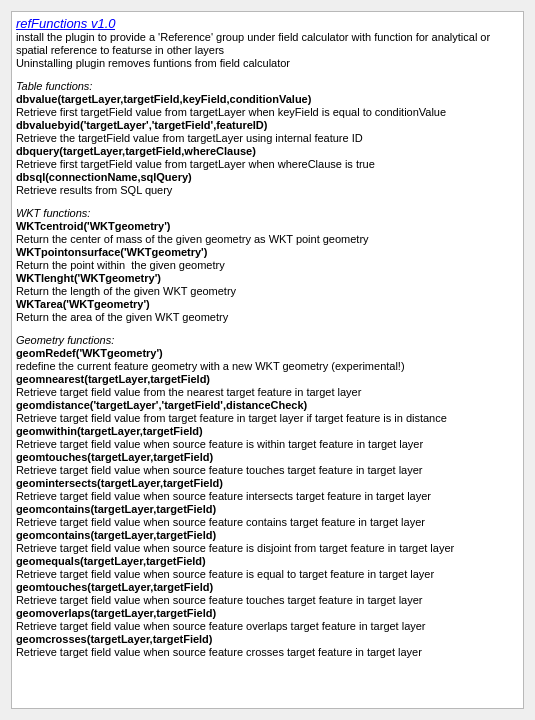
<?xml version="1.0" encoding="UTF-8"?>
<ui version="4.0">
 <class>refFunctionDialog</class>
 <widget class="QDialog" name="refFunctionDialog">
  <property name="geometry">
   <rect>
    <x>0</x>
    <y>0</y>
    <width>535</width>
    <height>720</height>
   </rect>
  </property>
  <property name="windowTitle">
   <string>refFunctions</string>
  </property>
  <layout class="QHBoxLayout" name="horizontalLayout">
   <item>
    <widget class="QTextEdit" name="textEdit">
     <property name="html">
      <string>&lt;!DOCTYPE HTML PUBLIC &quot;-//W3C//DTD HTML 4.0//EN&quot; &quot;http://www.w3.org/TR/REC-html40/strict.dtd&quot;&gt;
&lt;html&gt;&lt;head&gt;&lt;meta name=&quot;qrichtext&quot; content=&quot;1&quot; /&gt;&lt;style type=&quot;text/css&quot;&gt;
p, li { white-space: pre-wrap; }
&lt;/style&gt;&lt;/head&gt;&lt;body style=&quot; font-family:'MS Shell Dlg 2'; font-size:8.25pt; font-weight:400; font-style:normal;&quot;&gt;
&lt;p style=&quot; margin-top:0px; margin-bottom:0px; margin-left:0px; margin-right:0px; -qt-block-indent:0; text-indent:0px;&quot;&gt;&lt;a href=&quot;http://geogear.wordpress.com/2014/11/13/reffunctions-v1-0/&quot;&gt;&lt;span style=&quot; font-size:10pt; font-style:italic; text-decoration: underline; color:#0000ff;&quot;&gt;refFunctions v1.0&lt;/span&gt;&lt;/a&gt;&lt;/p&gt;
&lt;p style=&quot; margin-top:0px; margin-bottom:0px; margin-left:0px; margin-right:0px; -qt-block-indent:0; text-indent:0px;&quot;&gt;&lt;span style=&quot; font-size:8pt;&quot;&gt;install the plugin to provide a 'Reference' group under field calculator with function for analytical or spatial reference to featurse in other layers&lt;/span&gt;&lt;/p&gt;
&lt;p style=&quot; margin-top:0px; margin-bottom:0px; margin-left:0px; margin-right:0px; -qt-block-indent:0; text-indent:0px;&quot;&gt;&lt;span style=&quot; font-size:8pt;&quot;&gt;Uninstalling plugin removes funtions from field calculator&lt;/span&gt;&lt;/p&gt;
&lt;p style=&quot; margin-top:10px; margin-bottom:0px; margin-left:0px; margin-right:0px; -qt-block-indent:0; text-indent:0px;&quot;&gt;&lt;span style=&quot; font-size:8pt; font-style:italic;&quot;&gt;Table functions:&lt;/span&gt;&lt;/p&gt;
&lt;p style=&quot; margin-top:0px; margin-bottom:0px; margin-left:0px; margin-right:0px; -qt-block-indent:0; text-indent:0px;&quot;&gt;&lt;span style=&quot; font-size:8pt; font-weight:600;&quot;&gt;dbvalue(targetLayer,targetField,keyField,conditionValue)&lt;/span&gt;&lt;/p&gt;
&lt;p style=&quot; margin-top:0px; margin-bottom:0px; margin-left:0px; margin-right:0px; -qt-block-indent:0; text-indent:0px;&quot;&gt;&lt;span style=&quot; font-size:8pt;&quot;&gt;Retrieve first targetField value from targetLayer when keyField is equal to conditionValue&lt;/span&gt;&lt;/p&gt;
&lt;p style=&quot; margin-top:0px; margin-bottom:0px; margin-left:0px; margin-right:0px; -qt-block-indent:0; text-indent:0px;&quot;&gt;&lt;span style=&quot; font-size:8pt; font-weight:600;&quot;&gt;dbvaluebyid('targetLayer','targetField',featureID)&lt;/span&gt;&lt;/p&gt;
&lt;p style=&quot; margin-top:0px; margin-bottom:0px; margin-left:0px; margin-right:0px; -qt-block-indent:0; text-indent:0px;&quot;&gt;&lt;span style=&quot; font-size:8pt;&quot;&gt;Retrieve the targetField value from targetLayer using internal feature ID&lt;/span&gt;&lt;/p&gt;
&lt;p style=&quot; margin-top:0px; margin-bottom:0px; margin-left:0px; margin-right:0px; -qt-block-indent:0; text-indent:0px;&quot;&gt;&lt;span style=&quot; font-size:8pt; font-weight:600;&quot;&gt;dbquery(targetLayer,targetField,whereClause)&lt;/span&gt;&lt;/p&gt;
&lt;p style=&quot; margin-top:0px; margin-bottom:0px; margin-left:0px; margin-right:0px; -qt-block-indent:0; text-indent:0px;&quot;&gt;&lt;span style=&quot; font-size:8pt;&quot;&gt;Retrieve first targetField value from targetLayer when whereClause is true&lt;/span&gt;&lt;/p&gt;
&lt;p style=&quot; margin-top:0px; margin-bottom:0px; margin-left:0px; margin-right:0px; -qt-block-indent:0; text-indent:0px;&quot;&gt;&lt;span style=&quot; font-size:8pt; font-weight:600;&quot;&gt;dbsql(connectionName,sqlQuery)&lt;/span&gt;&lt;/p&gt;
&lt;p style=&quot; margin-top:0px; margin-bottom:0px; margin-left:0px; margin-right:0px; -qt-block-indent:0; text-indent:0px;&quot;&gt;&lt;span style=&quot; font-size:8pt;&quot;&gt;Retrieve results from SQL query&lt;/span&gt;&lt;/p&gt;
&lt;p style=&quot; margin-top:10px; margin-bottom:0px; margin-left:0px; margin-right:0px; -qt-block-indent:0; text-indent:0px;&quot;&gt;&lt;span style=&quot; font-size:8pt; font-style:italic;&quot;&gt;WKT functions:&lt;/span&gt;&lt;/p&gt;
&lt;p style=&quot; margin-top:0px; margin-bottom:0px; margin-left:0px; margin-right:0px; -qt-block-indent:0; text-indent:0px;&quot;&gt;&lt;span style=&quot; font-size:8pt; font-weight:600;&quot;&gt;WKTcentroid('WKTgeometry')&lt;/span&gt;&lt;/p&gt;
&lt;p style=&quot; margin-top:0px; margin-bottom:0px; margin-left:0px; margin-right:0px; -qt-block-indent:0; text-indent:0px;&quot;&gt;&lt;span style=&quot; font-size:8pt;&quot;&gt;Return the center of mass of the given geometry as WKT point geometry&lt;/span&gt;&lt;/p&gt;
&lt;p style=&quot; margin-top:0px; margin-bottom:0px; margin-left:0px; margin-right:0px; -qt-block-indent:0; text-indent:0px;&quot;&gt;&lt;span style=&quot; font-size:8pt; font-weight:600;&quot;&gt;WKTpointonsurface('WKTgeometry')&lt;/span&gt;&lt;/p&gt;
&lt;p style=&quot; margin-top:0px; margin-bottom:0px; margin-left:0px; margin-right:0px; -qt-block-indent:0; text-indent:0px;&quot;&gt;&lt;span style=&quot; font-size:8pt;&quot;&gt;Return the point within  the given geometry&lt;/span&gt;&lt;/p&gt;
&lt;p style=&quot; margin-top:0px; margin-bottom:0px; margin-left:0px; margin-right:0px; -qt-block-indent:0; text-indent:0px;&quot;&gt;&lt;span style=&quot; font-size:8pt; font-weight:600;&quot;&gt;WKTlenght('WKTgeometry')&lt;/span&gt;&lt;/p&gt;
&lt;p style=&quot; margin-top:0px; margin-bottom:0px; margin-left:0px; margin-right:0px; -qt-block-indent:0; text-indent:0px;&quot;&gt;&lt;span style=&quot; font-size:8pt;&quot;&gt;Return the length of the given WKT geometry&lt;/span&gt;&lt;/p&gt;
&lt;p style=&quot; margin-top:0px; margin-bottom:0px; margin-left:0px; margin-right:0px; -qt-block-indent:0; text-indent:0px;&quot;&gt;&lt;span style=&quot; font-size:8pt; font-weight:600;&quot;&gt;WKTarea('WKTgeometry')&lt;/span&gt;&lt;/p&gt;
&lt;p style=&quot; margin-top:0px; margin-bottom:0px; margin-left:0px; margin-right:0px; -qt-block-indent:0; text-indent:0px;&quot;&gt;&lt;span style=&quot; font-size:8pt;&quot;&gt;Return the area of the given WKT geometry&lt;/span&gt;&lt;/p&gt;
&lt;p style=&quot; margin-top:10px; margin-bottom:0px; margin-left:0px; margin-right:0px; -qt-block-indent:0; text-indent:0px;&quot;&gt;&lt;span style=&quot; font-size:8pt; font-style:italic;&quot;&gt;Geometry functions:&lt;/span&gt;&lt;/p&gt;
&lt;p style=&quot; margin-top:0px; margin-bottom:0px; margin-left:0px; margin-right:0px; -qt-block-indent:0; text-indent:0px;&quot;&gt;&lt;span style=&quot; font-size:8pt; font-weight:600;&quot;&gt;geomRedef('WKTgeometry')&lt;/span&gt;&lt;/p&gt;
&lt;p style=&quot; margin-top:0px; margin-bottom:0px; margin-left:0px; margin-right:0px; -qt-block-indent:0; text-indent:0px;&quot;&gt;&lt;span style=&quot; font-size:8pt;&quot;&gt;redefine the current feature geometry with a new WKT geometry (experimental!)&lt;/span&gt;&lt;/p&gt;
&lt;p style=&quot; margin-top:0px; margin-bottom:0px; margin-left:0px; margin-right:0px; -qt-block-indent:0; text-indent:0px;&quot;&gt;&lt;span style=&quot; font-size:8pt; font-weight:600;&quot;&gt;geomnearest(targetLayer,targetField)&lt;/span&gt;&lt;/p&gt;
&lt;p style=&quot; margin-top:0px; margin-bottom:0px; margin-left:0px; margin-right:0px; -qt-block-indent:0; text-indent:0px;&quot;&gt;&lt;span style=&quot; font-size:8pt;&quot;&gt;Retrieve target field value from the nearest target feature in target layer&lt;/span&gt;&lt;/p&gt;
&lt;p style=&quot; margin-top:0px; margin-bottom:0px; margin-left:0px; margin-right:0px; -qt-block-indent:0; text-indent:0px;&quot;&gt;&lt;span style=&quot; font-size:8pt; font-weight:600;&quot;&gt;geomdistance('targetLayer','targetField',distanceCheck)&lt;/span&gt;&lt;/p&gt;
&lt;p style=&quot; margin-top:0px; margin-bottom:0px; margin-left:0px; margin-right:0px; -qt-block-indent:0; text-indent:0px;&quot;&gt;&lt;span style=&quot; font-size:8pt;&quot;&gt;Retrieve target field value from target feature in target layer if target feature is in distance&lt;/span&gt;&lt;/p&gt;
&lt;p style=&quot; margin-top:0px; margin-bottom:0px; margin-left:0px; margin-right:0px; -qt-block-indent:0; text-indent:0px;&quot;&gt;&lt;span style=&quot; font-size:8pt; font-weight:600;&quot;&gt;geomwithin(targetLayer,targetField)&lt;/span&gt;&lt;/p&gt;
&lt;p style=&quot; margin-top:0px; margin-bottom:0px; margin-left:0px; margin-right:0px; -qt-block-indent:0; text-indent:0px;&quot;&gt;&lt;span style=&quot; font-size:8pt;&quot;&gt;Retrieve target field value when source feature is within target feature in target layer&lt;/span&gt;&lt;/p&gt;
&lt;p style=&quot; margin-top:0px; margin-bottom:0px; margin-left:0px; margin-right:0px; -qt-block-indent:0; text-indent:0px;&quot;&gt;&lt;span style=&quot; font-size:8pt; font-weight:600;&quot;&gt;geomtouches(targetLayer,targetField)&lt;/span&gt;&lt;/p&gt;
&lt;p style=&quot; margin-top:0px; margin-bottom:0px; margin-left:0px; margin-right:0px; -qt-block-indent:0; text-indent:0px;&quot;&gt;&lt;span style=&quot; font-size:8pt;&quot;&gt;Retrieve target field value when source feature touches target feature in target layer&lt;/span&gt;&lt;/p&gt;
&lt;p style=&quot; margin-top:0px; margin-bottom:0px; margin-left:0px; margin-right:0px; -qt-block-indent:0; text-indent:0px;&quot;&gt;&lt;span style=&quot; font-size:8pt; font-weight:600;&quot;&gt;geomintersects(targetLayer,targetField)&lt;/span&gt;&lt;/p&gt;
&lt;p style=&quot; margin-top:0px; margin-bottom:0px; margin-left:0px; margin-right:0px; -qt-block-indent:0; text-indent:0px;&quot;&gt;&lt;span style=&quot; font-size:8pt;&quot;&gt;Retrieve target field value when source feature intersects target feature in target layer&lt;/span&gt;&lt;/p&gt;
&lt;p style=&quot; margin-top:0px; margin-bottom:0px; margin-left:0px; margin-right:0px; -qt-block-indent:0; text-indent:0px;&quot;&gt;&lt;span style=&quot; font-size:8pt; font-weight:600;&quot;&gt;geomcontains(targetLayer,targetField)&lt;/span&gt;&lt;/p&gt;
&lt;p style=&quot; margin-top:0px; margin-bottom:0px; margin-left:0px; margin-right:0px; -qt-block-indent:0; text-indent:0px;&quot;&gt;&lt;span style=&quot; font-size:8pt;&quot;&gt;Retrieve target field value when source feature contains target feature in target layer&lt;/span&gt;&lt;/p&gt;
&lt;p style=&quot; margin-top:0px; margin-bottom:0px; margin-left:0px; margin-right:0px; -qt-block-indent:0; text-indent:0px;&quot;&gt;&lt;span style=&quot; font-size:8pt; font-weight:600;&quot;&gt;geomcontains(targetLayer,targetField)&lt;/span&gt;&lt;/p&gt;
&lt;p style=&quot; margin-top:0px; margin-bottom:0px; margin-left:0px; margin-right:0px; -qt-block-indent:0; text-indent:0px;&quot;&gt;&lt;span style=&quot; font-size:8pt;&quot;&gt;Retrieve target field value when source feature is disjoint from target feature in target layer&lt;/span&gt;&lt;/p&gt;
&lt;p style=&quot; margin-top:0px; margin-bottom:0px; margin-left:0px; margin-right:0px; -qt-block-indent:0; text-indent:0px;&quot;&gt;&lt;span style=&quot; font-size:8pt; font-weight:600;&quot;&gt;geomequals(targetLayer,targetField)&lt;/span&gt;&lt;/p&gt;
&lt;p style=&quot; margin-top:0px; margin-bottom:0px; margin-left:0px; margin-right:0px; -qt-block-indent:0; text-indent:0px;&quot;&gt;&lt;span style=&quot; font-size:8pt;&quot;&gt;Retrieve target field value when source feature is equal to target feature in target layer&lt;/span&gt;&lt;/p&gt;
&lt;p style=&quot; margin-top:0px; margin-bottom:0px; margin-left:0px; margin-right:0px; -qt-block-indent:0; text-indent:0px;&quot;&gt;&lt;span style=&quot; font-size:8pt; font-weight:600;&quot;&gt;geomtouches(targetLayer,targetField)&lt;/span&gt;&lt;/p&gt;
&lt;p style=&quot; margin-top:0px; margin-bottom:0px; margin-left:0px; margin-right:0px; -qt-block-indent:0; text-indent:0px;&quot;&gt;&lt;span style=&quot; font-size:8pt;&quot;&gt;Retrieve target field value when source feature touches target feature in target layer&lt;/span&gt;&lt;/p&gt;
&lt;p style=&quot; margin-top:0px; margin-bottom:0px; margin-left:0px; margin-right:0px; -qt-block-indent:0; text-indent:0px;&quot;&gt;&lt;span style=&quot; font-size:8pt; font-weight:600;&quot;&gt;geomoverlaps(targetLayer,targetField)&lt;/span&gt;&lt;/p&gt;
&lt;p style=&quot; margin-top:0px; margin-bottom:0px; margin-left:0px; margin-right:0px; -qt-block-indent:0; text-indent:0px;&quot;&gt;&lt;span style=&quot; font-size:8pt;&quot;&gt;Retrieve target field value when source feature overlaps target feature in target layer&lt;/span&gt;&lt;/p&gt;
&lt;p style=&quot; margin-top:0px; margin-bottom:0px; margin-left:0px; margin-right:0px; -qt-block-indent:0; text-indent:0px;&quot;&gt;&lt;span style=&quot; font-size:8pt; font-weight:600;&quot;&gt;geomcrosses(targetLayer,targetField)&lt;/span&gt;&lt;/p&gt;
&lt;p style=&quot; margin-top:0px; margin-bottom:0px; margin-left:0px; margin-right:0px; -qt-block-indent:0; text-indent:0px;&quot;&gt;&lt;span style=&quot; font-size:8pt;&quot;&gt;Retrieve target field value when source feature crosses target feature in target layer&lt;/span&gt;&lt;/p&gt;&lt;/body&gt;&lt;/html&gt;</string>
     </property>
     <property name="acceptRichText">
      <bool>false</bool>
     </property>
     <property name="textInteractionFlags">
      <set>Qt::LinksAccessibleByMouse|Qt::TextSelectableByMouse</set>
     </property>
    </widget>
   </item>
  </layout>
 </widget>
 <resources/>
 <connections/>
</ui>
